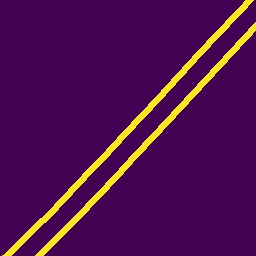
#> input picture Train_and_Test_Notebooks/tests/Img0_mask.png, 256 x 256 px
$ python Contours.py
#> lines starting #> are read from the running program, lines starting #| are printed output that depends on the picture; after the words box and inside, x2 and y2 are one past the last pixel; in counts of white or black regions, pixels touching at a corner belong together
#!/usr/bin/env python3
# -*- coding: utf-8 -*-
"""
Created on Wed Mar 25 22:48:38 2020

@author: parshwa
"""
import cv2
import numpy as np

img = cv2.imread("Img0_mask.png", 0)
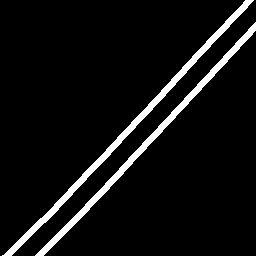
#> img: shape (256, 256); values 30 (black) and 215 (white), 6.5% white; 2 white regions, box (x1, y1, x2, y2) and area: (2, 0, 254, 256) 2254, (35, 22, 256, 256) 2018
ori = cv2.imread("Img0.png", 0)
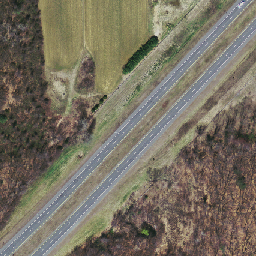
#> input picture Train_and_Test_Notebooks/tests/Img0.png, 256 x 256 px
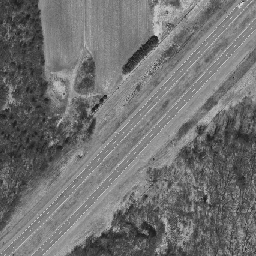
#> ori: shape (256, 256); min 26, max 215, mean 112.5
img[img>127] = 255
img[img<127] = 0
#> img: shape (256, 256); 6.5% white; 2 white regions

#img = cv2.Canny(img, 30, 200)

contours, hierarchy = cv2.findContours(img,cv2.RETR_TREE,cv2.CHAIN_APPROX_NONE)
#> contours = 2 contours; box (x1, y1, x2, y2) and area: (2, 0, 254, 256) 1988, (35, 22, 256, 256) 1780
#contours = cv2.findContours(img.copy(), cv2.RETR_EXTERNAL, cv2.CHAIN_APPROX_NONE)
#cnts = cv2.findContours(img.copy(), cv2.RETR_TREE, cv2.CHAIN_APPROX_SIMPLE)

print("Number of Contours found = " + str(len(contours)))
#| Number of Contours found = 2

ori = cv2.drawContours(ori, contours, -1, (0,255,0), 3)
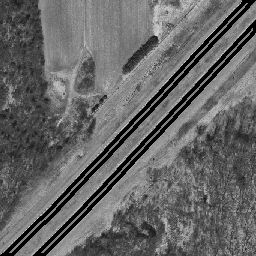
#> ori: shape (256, 256); 7.49% of pixels changed, all inside (x1, y1, x2, y2) = (0, 0, 256, 256)

#> (the run stopped early here; a loop or call above may not have finished)
